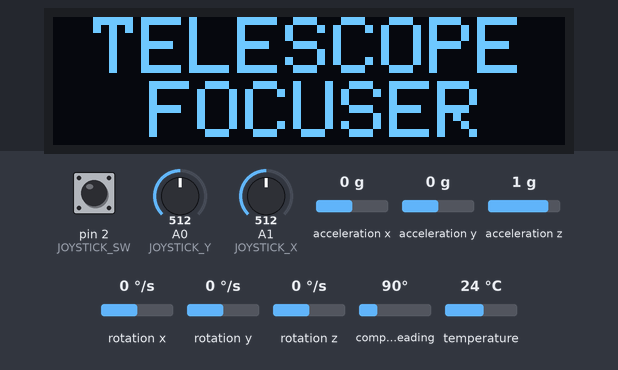
A sketch run on a simulated Arduino Uno, built with avr-gcc and run on an emulated ATmega328P. Shown: 128×32 one-colour display. The test bench sets the inputs (shaded band); at power-on: pin 2 (JOYSTICK_SW) HIGH, A0 (JOYSTICK_Y) = 512, A1 (JOYSTICK_X) = 512, acceleration x 0 g, acceleration y 0 g, acceleration z 1 g, rotation x 0 °/s, rotation y 0 °/s, rotation z 0 °/s, compass heading 90°, temperature 24 °C. The display library's start-up logo is not drawn; what the sketch prints to the serial monitor is not drawn.

Above: at 2.1 s.

The sketch:

Telescope_Focuser.ino
```cpp
/*
Telescope Focuser Code
Written by Thomas Pound
Built to control an Arduino controlled stepper motor that is used
to control the focus of a telescope

V1.3
Last updated: 2/11/21
*/

#include <SPI.h>
#include <Adafruit_GFX.h>
#include <Adafruit_SSD1306.h>
#include "Tilt_Compass.h"

#define COMPASS_ADDRESS 0xD
#define MPU6050_ADDRESS 0x68

#define SCREEN_WIDTH 128    // OLED display width, in pixels
#define SCREEN_HEIGHT 32    // OLED display height, in pixels
#define OLED_RESET     4    // Reset pin # (or -1 if sharing Arduino reset pin)
#define SCREEN_ADDRESS 0x3C

#define STEPPER_DIR 6
#define STEPPER_STEP 5
#define MS1 9
#define MS2 10
#define MS3 11
#define STEPPER_ENABLE 12

#define JOYSTICK_X 15
#define JOYSTICK_Y 14
#define JOYSTICK_SW 2

Adafruit_SSD1306 display(SCREEN_WIDTH, SCREEN_HEIGHT, &Wire, OLED_RESET);

//QMC5883LCompass compass;
//Adafruit_MPU6050 accel;

char compassArray[3];
byte compassTemp;
int compassElevation;

TiltCompass tiltCompass;

int jsXVal = 0;   // Joystick X Axis
int jsYVal = 0;   // Joystick Y Axis
int jsSWVal = 0;  // Joystick Switch Value

int jsXMid = 512;
int jsYMid = 512;

boolean stepperEnabled = false;

byte currentMicrostep = 0;  // Current microstep mode (e.g. 0,1,2,3,4)

byte microSteps[5] = {
  0b000, // Full step
  0b100, // Half step
  0b010, // Quarter step
  0b110, // Eighth step
  0b111  // Sixteeth step
};

/* Update the Adafruit OLED display */
void updateScreen(void){
  // Print to screen
  display.clearDisplay();
  display.setTextSize(1); // Draw 2X-scale text

  // Print elevation
  display.setCursor(2, 2);
  display.print(F("Elevation: "));
  display.setCursor(5, 12);
  display.print(compassElevation);
  display.print(" degs");

  // Print  microstepping val
  display.setCursor(70, 2);
  display.print(F("uStep: "));
  display.print(int(round(pow(2,currentMicrostep))));

  // Print stepper enable
  if(!stepperEnabled){
    display.setCursor(75, 15);
    display.print(F("STEPPER"));
    display.setCursor(73, 25);
    display.print(F("DISABLED"));
  }

  // Print direction
  display.setCursor(2, 25);
  display.print(F("Dir: "));
  compassArray[strlen(compassArray)-1] = NULL;
  display.print(compassArray);

  // Update the display
  display.display();
  delay(20);
}

void motorTurn(boolean direction){
  int interval = 2000;
  boolean cont = true;
  if(direction){
    digitalWrite(STEPPER_DIR, HIGH);
  }
  else{
    digitalWrite(STEPPER_DIR, LOW);
  }

  while(cont && stepperEnabled){ // While the JS is not center or the opposite direction
    jsYVal = analogRead(JOYSTICK_Y);
    interval = map(abs(jsYMid-jsYVal),0,jsYMid,5000,500); // Calculate interval between stepper steps
    Serial.print("Interval: "); Serial.println(interval);
    // Complete 1 step of motor
    digitalWrite(STEPPER_STEP, HIGH);
    delayMicroseconds(interval);
    digitalWrite(STEPPER_STEP, LOW);
    delayMicroseconds(interval);

    // Check if JS is back in center or changed direction
    if(!((direction && (jsYVal > (jsYMid + 10))) || (!direction && (jsYVal < (jsYMid - 10))))){
      cont = false;
    }
  }
}

/* On the JS button press, enable/disable the motor */
void motorState(void){
  // Joystick Button
  // Enable stepper (Active Low)

  // Debounce for Interrupt
  static unsigned long last_interrupt = 0;
  unsigned long interrupt_time = millis();

  if(interrupt_time - last_interrupt > 100){
    stepperEnabled = !stepperEnabled;
    digitalWrite(STEPPER_ENABLE, !stepperEnabled);
  }
  last_interrupt = interrupt_time;
}

/* Set the microstep pin */
void setMicrostep(void){
  digitalWrite(MS1,bitRead(microSteps[currentMicrostep], 2));
  digitalWrite(MS2,bitRead(microSteps[currentMicrostep], 1));
  digitalWrite(MS3,bitRead(microSteps[currentMicrostep], 0));
}

/* Initialise the Adafruit OLED Screen */
void initialiseScreen(void){
  // Start up screen
  if(!display.begin(SSD1306_SWITCHCAPVCC, SCREEN_ADDRESS)) {
    Serial.println(F("SSD1306 allocation failed"));
    for(;;); // Don't proceed, loop forever
  }

  display.display();
  delay(2000); // Pause for 2 seconds

  // Clear the buffer
  display.clearDisplay();

  // Start Screen
  display.setTextSize(2); // Draw 2X-scale text
  display.setTextColor(SSD1306_WHITE);
  display.setCursor(10,0);
  display.println(F("TELESCOPE\n  FOCUSER"));
  display.display();
  delay(1000);

  display.clearDisplay();
  display.display();
}


/*
 * MAIN CODE
 * INC. SETUP AND LOOP
 */

void setup() {
  Serial.begin(9600);
  pinMode(JOYSTICK_X, INPUT);
  pinMode(JOYSTICK_Y, INPUT);
  pinMode(JOYSTICK_SW, INPUT_PULLUP);

  pinMode(STEPPER_ENABLE, OUTPUT);
  pinMode(STEPPER_STEP,OUTPUT);
  pinMode(STEPPER_DIR,OUTPUT);
  pinMode(MS1,OUTPUT);
  pinMode(MS2,OUTPUT);
  pinMode(MS3,OUTPUT);

  attachInterrupt(digitalPinToInterrupt(JOYSTICK_SW), motorState, LOW);

  // Initialise output values
  digitalWrite(STEPPER_ENABLE,LOW);
  digitalWrite(MS1,LOW);
  digitalWrite(MS2,LOW);
  digitalWrite(MS3,LOW);

  Serial.println("Pins set");

  tiltCompass.init();

  initialiseScreen();
  Serial.println("Screen initialised\n=============");

  // Obtain middle values for the JS pots (Calibration)
  jsXMid = analogRead(JOYSTICK_X);
  jsYMid = analogRead(JOYSTICK_Y);
}


// MAIN LOOP
void loop() {
  // Read joystick values
  jsXVal = analogRead(JOYSTICK_X);
  jsYVal = analogRead(JOYSTICK_Y);
  jsSWVal = digitalRead(JOYSTICK_SW);

  // Tilt compensate the compass
  tiltCompass.tiltCompensate(compassArray);
  compassTemp = tiltCompass.getTemp();
  compassElevation = tiltCompass.getElevation();

  // Compare joystick values

  // Joystick X axis
  // Change microstepping
  if(jsXVal > (1.5 * jsXMid)){
    if(currentMicrostep != sizeof(microSteps)-1){
      currentMicrostep++;
      // Increase microstep
      setMicrostep();
    }
  }

  else if(jsXVal < (0.5 * jsXMid)){
    if(currentMicrostep != 0){
      currentMicrostep--;
      // Decrease microstep
      setMicrostep();
    }
  }

  // Focus in or out
  if(jsYVal > (jsYMid + 10)){
    motorTurn(true);     // Turn Stepper CW
  }
  else if(jsYVal < (jsYMid - 10)){
    motorTurn(false);     // Turn Stepper CCW
  }
  else{
    digitalWrite(STEPPER_STEP, 0);
  }

  updateScreen();

  delay(500); // Debounce/allow changes to take place
}
```

Tilt_Compass.cpp
```cpp
#include "Tilt_Compass.h"

void TiltCompass::init(){
  compass.init();
  compass.setCalibration(-1081, 658, -40, 1398, -2200, 0);
  Serial.println("Compass intialised");

  if (!accel.begin()) {
    Serial.println("Failed to find MPU6050 chip");
    while (1) {
      delay(10);
    }
  }
  Serial.println("MPU6050 Found!");
  accel.setAccelerometerRange(MPU6050_RANGE_8_G);
  accel.setGyroRange(MPU6050_RANGE_500_DEG);
  accel.setFilterBandwidth(MPU6050_BAND_21_HZ);

  Serial.println("Tilt Compass intialised");
}

char TiltCompass::getTemp(){
  return temp.temperature;
}

int TiltCompass::getElevation(){
  return a.acceleration.y * RAD_TO_DEG;
}


void TiltCompass::tiltCompensate(char dir[3]){
  compass.read();
  accel.getEvent(&a, &g, &temp);

  int x,y,z;
  x = compass.getX();
  y = compass.getY();
  z = compass.getZ();

  float pitch = a.acceleration.x;
  float roll = a.acceleration.y;
  float _x = x*cos(pitch) + y*sin(roll)*sin(pitch) - z*cos(roll)*sin(pitch);
  float _y = y*cos(roll) + z*sin(roll);


  Serial.print("X: ");
  Serial.print(x);
  Serial.print(", Y: ");
  Serial.print(y);
  Serial.print(", Z: ");
  Serial.println(z);
  Serial.print("NEW X: ");
  Serial.print(_x);
  Serial.print(", NEW Y: ");
  Serial.println(_y);

  Serial.print("Pitch: ");
  Serial.print(pitch*RAD2DEG);
  Serial.print(", Roll: ");
  Serial.println(roll*RAD2DEG);


  // Calculate the new tilt compensated heading
  byte heading = atan2(_y, _x) * RAD_TO_DEG;
  //Serial.println(heading);
  //Serial.print("\n\n\n");
  compass.getDirection(dir, heading);
}
```

Tilt_Compass.h
```cpp
/* TELESCOPE FOCUSER HEADER */
#pragma once

#ifndef TILT_COMPASS_H
#define TILT_COMPASS_H

#include <QMC5883LCompass.h>
#include <Adafruit_MPU6050.h>
#include <Adafruit_I2CDevice.h>
#include <Adafruit_Sensor.h>
#define RAD2DEG 18/PI

class TiltCompass{
  public:
    //TiltCompass(QMC5883LCompass &compass, Adafruit_MPU6050 accel);
    void tiltCompensate(char dir[3]);
    void init();
    char getTemp();
    int getElevation();
    sensors_event_t a, g, temp;
    QMC5883LCompass getCompass();
    //void setCompass(QMC5883LCompass _compass);
    Adafruit_MPU6050 getAccel();
    //void setAccel(Adafruit_MPU6050 _accel);

  private:
    QMC5883LCompass compass;
    Adafruit_MPU6050 accel;
};

#endif
```

Measured:
- what the display in image 0 shows lasts 1.0 s, from 2.1 s to 3.1 s
